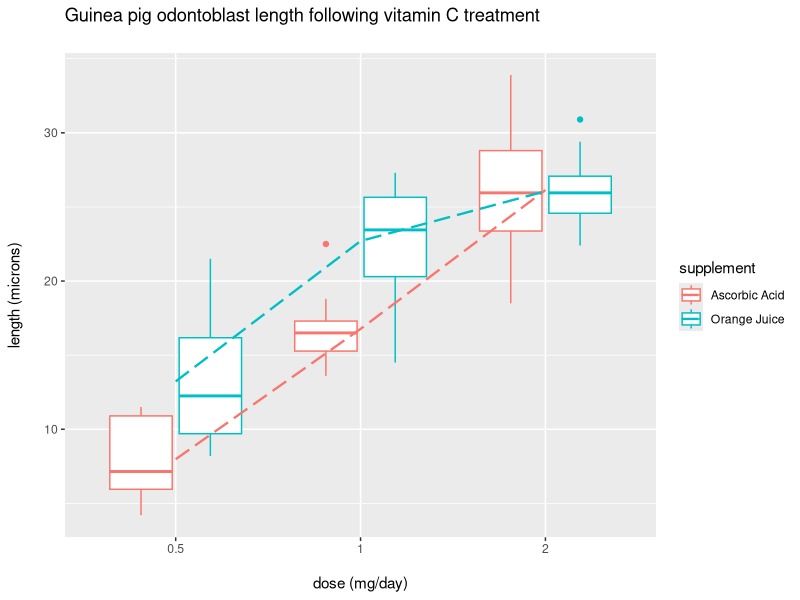

Here is the R script that generated this plot: (Note: this script raises an error after producing the figure.)
## ---- chunk 1
  # Libraries.
  library(data.table)
  library(ggplot2)

  # Load and process data.
  data(ToothGrowth)
  tg <- data.table(
    supplement = factor(
      ToothGrowth$supp,
      levels = unique(ToothGrowth$supp),
      labels = c("Ascorbic Acid", "Orange Juice")
    ),
    length = ToothGrowth$len,
    dose = ToothGrowth$dose
  )
  
  # ggplot settings
  update_geom_defaults("point", list(colour = NULL))

## ---- chunk 2
  
  ggplot(tg, aes(x = factor(dose), y = length, colour = supplement)) +
    geom_boxplot() +
    stat_summary(
      fun.y = mean, aes(group = supplement), 
      geom = "line", 
      linetype = "longdash", 
      size = 0.8
    ) +
    labs(x = "\ndose (mg/day)", y = "length (microns)\n") +
    labs(title = "Guinea pig odontoblast length following vitamin C treatment\n")
## ---- chunk 3
  welch.test <- function(x, data, ...) {
    o <- t.test(x, data = data, 
      alternative = "two.sided",
      mu = 0,
      paired = FALSE,
      var.equal = FALSE,
      conf.level = 0.95,
      ...
    )
    
    display.conf.int <- paste(
      signif(o$conf.int[1], 6),
      signif(o$conf.int[2], 6),
      sep = ", "
    )
    
    cat("95% confidence interval: ", display.conf.int, "\n")
    cat("p value: ", signif(o$p.value, 6))
    
    invisible(o)
  }
## ---- chunk 4
  welch.test(length ~ dose, 
    data = tg[(dose == 0.5 | dose == 1.0) & (supplement == "Orange Juice")])
  
  welch.test(length ~ dose, 
    data = tg[(dose == 1.0 | dose == 2.0) & (supplement == "Orange Juice")])
  
  welch.test(length ~ dose, 
    data = tg[(dose == 0.5 | dose == 2.0) & (supplement == "Orange Juice")])
## ---- chunk 5
  welch.test(length ~ dose, 
    data = tg[(dose == 0.5 | dose == 1.0) & (supplement == "Ascorbic Acid")])
  
  welch.test(length ~ dose, 
    data = tg[(dose == 1.0 | dose == 2.0) & (supplement == "Ascorbic Acid")])
  
  welch.test(length ~ dose, 
    data = tg[(dose == 0.5 | dose == 2.0) & (supplement == "Ascorbic Acid")])
## ---- chunk 6
  welch.test(length ~ supplement, data = tg[dose == 0.5])
  welch.test(length ~ supplement, data = tg[dose == 1.0])
  welch.test(length ~ supplement, data = tg[dose == 2.0])
## ---- chunk 7
   tg[, var(length), by = .(supplement, dose)]

